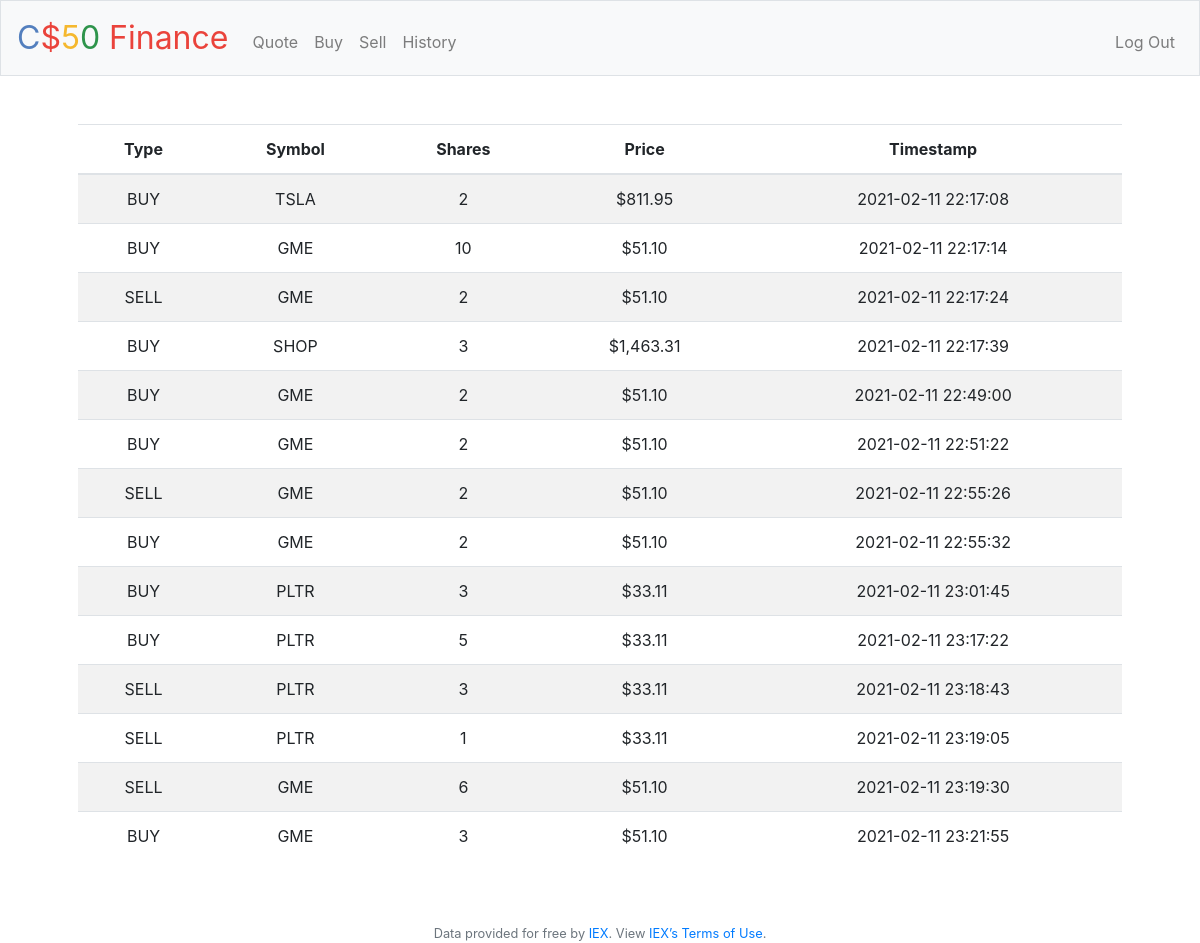
Screenshot of /history (signed in) with the database file from the repository.
### tables this page shows
CREATE TABLE 'transactions' (
    id INTEGER PRIMARY KEY,
    user_id INTEGER NOT NULL,
    transaction_type TEXT NOT NULL,
    symbol TEXT NOT NULL,
    shares INTEGER NOT NULL,'price' NUMERIC NOT NULL,
    timestamp TEXT NOT NULL,
    FOREIGN KEY(user_id) REFERENCES users(id)
);

### application.py (the view)
@app.route("/history")
@login_required
def history():
    transactions = db.execute("SELECT * FROM transactions WHERE user_id = ?", session["user_id"])
    return render_template("history.html", transactions=transactions)

### application.py (called while the page is built)
@app.after_request
def after_request(response):
    response.headers["Cache-Control"] = "no-cache, no-store, must-revalidate"
    response.headers["Expires"] = 0
    response.headers["Pragma"] = "no-cache"
    return response

### helpers.py (called while the page is built)
def login_required(f):
    @wraps(f)
    def decorated_function(*args, **kwargs):
        if session.get("user_id") is None:
            return redirect("/login")
        return f(*args, **kwargs)
    return decorated_function

def usd(value):
    return f"${value:,.2f}"

### templates/history.html (shortened to what this page needs)
{% extends "layout.html" %}
{% block main %}
    <table class="table table-striped">
        <thead>
            <th scope="col">Type</th>
            <th scope="col">Symbol</th>
            <th scope="col">Shares</th>
            <th scope="col">Price</th>
            <th scope="col">Timestamp</th>
        </thead>
        <tbody>
            {% for row in transactions %}
                <tr scope="row">
                    <td>{{ row["transaction_type"] }}</td>
                    <td>{{ row["symbol"] }}</td>
                    <td>{{ row["shares"] }}</td>
                    <td>{{ row["price"] | usd }}</td>
                    <td>{{ row["timestamp"] }}</td>
                </tr>
            {% endfor %}
        </tbody>
    </table>
{% endblock %}

### templates/layout.html (shortened to what this page needs)
<!DOCTYPE html>
<html lang="en">
    <head>
        <link rel="stylesheet" href="https://cdn.jsdelivr.net/npm/bootstrap@4.5.3/dist/css/bootstrap.min.css">
        <link href="/static/styles.css" rel="stylesheet">
    </head>
    <body>
        <nav class="navbar navbar-expand-md navbar-light bg-light border">
            <a class="navbar-brand" href="/"><span class="blue">C</span><span class="red">$</span><span class="yellow">5</span><span class="green">0</span> <span class="red">Finance</span></a>
            <div class="collapse navbar-collapse" id="navbar">
                {% if session.user_id %}
                    <ul class="navbar-nav mr-auto mt-2">
                        <li class="nav-item"><a class="nav-link" href="/quote">Quote</a></li>
                        <li class="nav-item"><a class="nav-link" href="/buy">Buy</a></li>
                        <li class="nav-item"><a class="nav-link" href="/sell">Sell</a></li>
                        <li class="nav-item"><a class="nav-link" href="/history">History</a></li>
                    </ul>
                    <ul class="navbar-nav ml-auto mt-2">
                        <li class="nav-item"><a class="nav-link" href="/logout">Log Out</a></li>
                    </ul>
                {% else %}
                    <ul class="navbar-nav ml-auto mt-2">
                        <li class="nav-item"><a class="nav-link" href="/register">Register</a></li>
                        <li class="nav-item"><a class="nav-link" href="/login">Log In</a></li>
                    </ul>
                {% endif %}
            </div>
        </nav>
        <main class="container p-5">
            {% block main %}{% endblock %}
        </main>
        <footer class="small text-center text-muted">
            Data provided for free by <a href="https://iextrading.com/developer">IEX</a>. View <a href="https://iextrading.com/api-exhibit-a/">IEX’s Terms of Use</a>.
        </footer>
    </body>
</html>

### static/styles.css (style rules this page uses)
nav .navbar-brand { font-size: xx-large; }
nav .navbar-brand .blue { color: #537fbe; }
nav .navbar-brand .red { color: #ea433b; }
nav .navbar-brand .yellow { color: #f5b82e; }
nav .navbar-brand .green { color: #2e944b; }
main { overflow-x: auto; text-align: center; }

### rows the page displays
transactions: transaction_type "BUY", symbol "TSLA", shares "2", price "$811.95", timestamp "2021-02-11 22:17:08"
transactions: transaction_type "BUY", symbol "GME", shares "10", price "$51.10", timestamp "2021-02-11 22:17:14"
transactions: transaction_type "SELL", symbol "GME", shares "2", price "$51.10", timestamp "2021-02-11 22:17:24"
transactions: transaction_type "BUY", symbol "SHOP", shares "3", price "$1,463.31", timestamp "2021-02-11 22:17:39"
transactions: transaction_type "BUY", symbol "GME", shares "2", price "$51.10", timestamp "2021-02-11 22:49:00"
transactions: transaction_type "BUY", symbol "GME", shares "2", price "$51.10", timestamp "2021-02-11 22:51:22"
transactions: transaction_type "SELL", symbol "GME", shares "2", price "$51.10", timestamp "2021-02-11 22:55:26"
transactions: transaction_type "BUY", symbol "GME", shares "2", price "$51.10", timestamp "2021-02-11 22:55:32"
transactions: transaction_type "BUY", symbol "PLTR", shares "3", price "$33.11", timestamp "2021-02-11 23:01:45"
transactions: transaction_type "BUY", symbol "PLTR", shares "5", price "$33.11", timestamp "2021-02-11 23:17:22"
transactions: transaction_type "SELL", symbol "PLTR", shares "3", price "$33.11", timestamp "2021-02-11 23:18:43"
transactions: transaction_type "SELL", symbol "PLTR", shares "1", price "$33.11", timestamp "2021-02-11 23:19:05"
transactions: transaction_type "SELL", symbol "GME", shares "6", price "$51.10", timestamp "2021-02-11 23:19:30"
transactions: transaction_type "BUY", symbol "GME", shares "3", price "$51.10", timestamp "2021-02-11 23:21:55"
